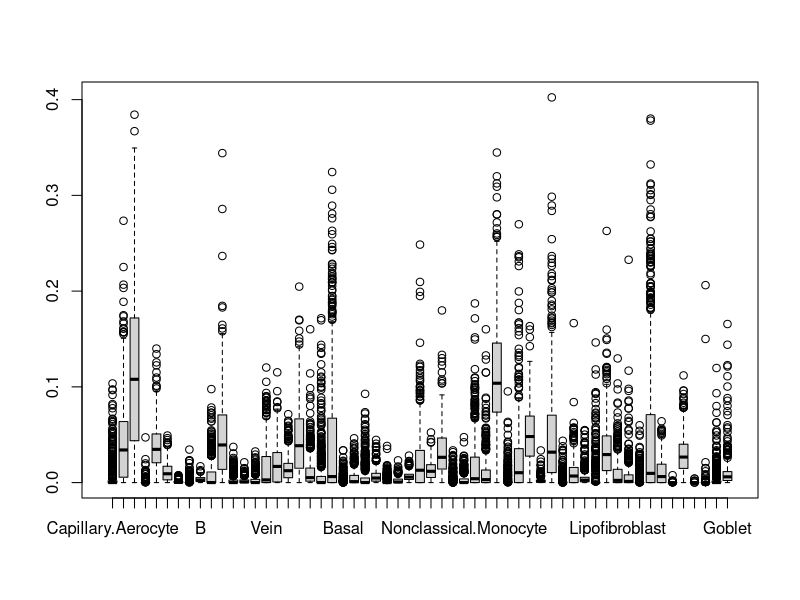

This chart was generated by the following R code: (Note: this script raises an error after producing the figure.)
#!/usr/bin/Rscript
library(ordinal)

results<-read.table("CIBERSORTx_sBatch.txt",sep="\t",header=TRUE,row.names=1) # CIBERSORTx output matrix, with S-mode batch correction
df<-results[,1:57] # keep the relevant columns
boxplot(df)

info<-read.table("sample-info.filterTissue.anonymized.full.txt",sep="\t",header=TRUE,row.names=1) # need the detailed clinical annotation file; the provided file is anonymized.
data<-t(df)
infof<-info[rownames(info)%in%colnames(data),]
infof = infof[!is.na(infof$Hardy) & !is.na(infof$Smoking),]
infof$Hardy = as.factor(infof$Hardy)

dataf = data[,colnames(data)%in% rownames(infof)]
infof = infof[match(rownames(infof),colnames(dataf)),]
data = dataf[rowSums(dataf) > 0,] # remove cell types that were "0" across all samples

all(rownames(infof)==colnames(data))


table(cbind(infof[4:5]))

mydf<-matrix(nrow=nrow(data),ncol=5)
for (i in 1:nrow(data)){
    c<-rownames(data)[i]
    myCell<-c
    mydata<-as.numeric(data[rownames(data)==myCell,])
    mydataO = ordered(mydata,levels=c(sort(unique(mydata))))
    
    cres<-clm(mydataO ~ (Age+Sex+Smoking+Hardy),data=infof,link="logit",Hess=TRUE)
    csum = summary(cres)$coef
    mydf[i,1]<-c
    mydf[i,2:5]<-csum["Age",]
}
colnames(mydf)<-c("Cell","OLR_estimate","StdError","z","pval")
write.table(mydf,"CIBERSORTx-sBatch-OLR-results.txt",sep="\t",row.names=FALSE)

mydf2 = as.data.frame(mydf[complete.cases(mydf),])
mydf2$OLR_estimate = as.numeric(as.character(mydf2$OLR_estimate))
mydf2$StdError = as.numeric(as.character(mydf2$StdError))

mydf2$lowerCI = mydf2$OLR_estimate - 1.96*mydf2$StdError
mydf2$upperCI = mydf2$OLR_estimate + 1.96*mydf2$StdError
write.table(mydf2,"CIBERSORTx-sBatch-OLR-results.nonNA.txt",sep="\t",row.names=FALSE)